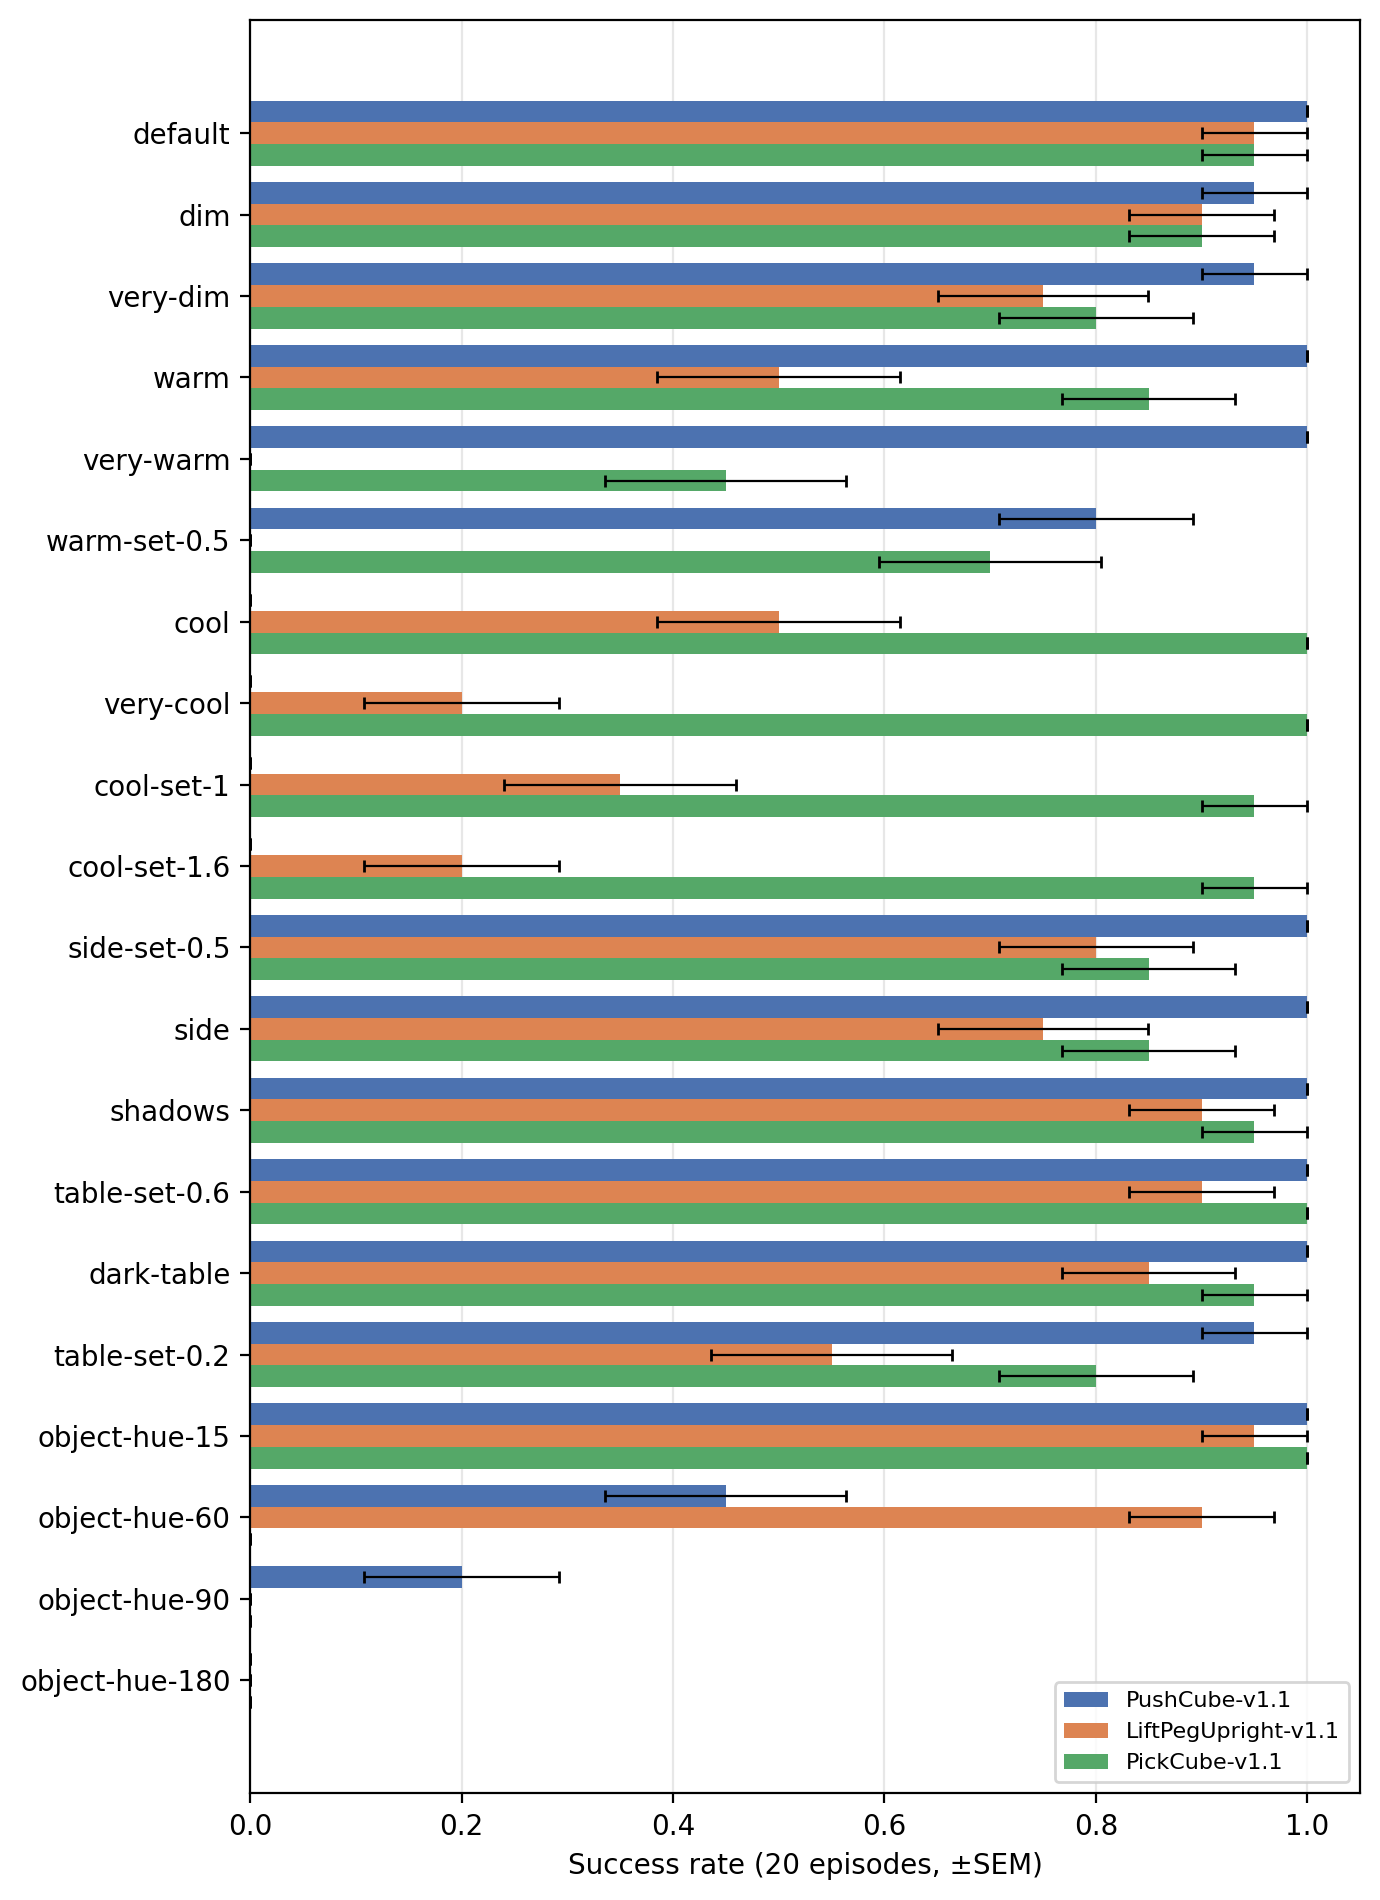

Write the Python code that produced this figure.
"""Screen many lighting presets for ones that degrade the visual PPO experts, as a grid of success
rates (one row per preset, one column per task) plus a grouped bar chart with SEM error bars.

    python expert_preset_screen.py [--presets NAME ...] [--episodes N] [--seed N] [--gpus 0 1] [--workers-per-gpu 2]

Episodes, success metric and per-condition subprocesses are as in `expert_lighting_success.py`;
conditions are spread over `--gpus`, `--workers-per-gpu` at a time on each.
"""

import argparse
import json
import math
import subprocess
import sys
from concurrent.futures import ThreadPoolExecutor
from itertools import cycle
from pathlib import Path
from queue import Queue

import numpy as np

HERE = Path(__file__).resolve().parent

from environment_screenshots import TASKS  # noqa: E402

DEFAULT_PRESETS = (
    "default",
    # exposure
    "dim", "very-dim",
    # colour temperature
    "warm", "very-warm", "warm-set-0.5",
    "cool", "very-cool", "cool-set-1", "cool-set-1.6",
    # key-light direction and shadows
    "side-set-0.5", "side", "shadows",
    # table appearance
    "table-set-0.6", "dark-table", "table-set-0.2",
    # object appearance
    "object-hue-15", "object-hue-60", "object-hue-90", "object-hue-180",
)


def run(task_id, lighting, episodes, seed, device):
    proc = subprocess.run(
        [sys.executable, str(HERE / "expert_lighting_success.py"), "--one", task_id, lighting,
         "--episodes", str(episodes), "--seed", str(seed), "--device", device],
        capture_output=True, text=True,
    )
    lines = [l for l in proc.stdout.splitlines() if l.startswith("RESULT ")]
    if proc.returncode != 0 or not lines:
        sys.stderr.write(proc.stdout[-2000:] + proc.stderr[-4000:])
        raise RuntimeError(f"{task_id} under {lighting} failed (exit {proc.returncode})")
    return json.loads(lines[-1][len("RESULT "):])


def plot(results, presets, episodes, out):
    import matplotlib.pyplot as plt

    fig, ax = plt.subplots(figsize=(7, 0.42 * len(presets) + 1.2))
    height = 0.8 / len(TASKS)
    y = np.arange(len(presets))
    for i, ((title, task_id), color) in enumerate(zip(TASKS, ("#4c72b0", "#dd8452", "#55a868"))):
        outcomes = [np.asarray(results[task_id][p], dtype=float) for p in presets]
        means = [o.mean() for o in outcomes]
        # SEM of a Bernoulli sample: sample std (ddof=1) over sqrt(n)
        sems = [o.std(ddof=1) / math.sqrt(len(o)) for o in outcomes]
        ax.barh(y + (i - 1) * height, means, height, xerr=sems, capsize=2, color=color,
                label=title, error_kw=dict(lw=0.8))
    ax.set_yticks(y, presets)
    ax.invert_yaxis()
    ax.set_xlim(0, 1.05)
    ax.set_xlabel(f"Success rate ({episodes} episodes, ±SEM)")
    ax.grid(axis="x", alpha=0.3)
    ax.set_axisbelow(True)
    ax.legend(loc="lower right", fontsize=8)
    fig.tight_layout()
    for path in (out, out.with_suffix(".pdf")):
        fig.savefig(path, dpi=200, bbox_inches="tight")
        print(f"wrote {path.resolve()}")


def main():
    parser = argparse.ArgumentParser(description=__doc__)
    parser.add_argument("--presets", nargs="+", default=DEFAULT_PRESETS)
    parser.add_argument("--episodes", type=int, default=20, help="episodes per condition, run as parallel envs")
    parser.add_argument("--seed", type=int, default=0, help="reset seed, shared by every condition")
    parser.add_argument("--gpus", type=int, nargs="+", default=[0])
    parser.add_argument("--workers-per-gpu", type=int, default=2)
    parser.add_argument("--out", type=Path, default=HERE / "expert_preset_screen.png")
    args = parser.parse_args()

    devices = Queue()
    for _ in range(args.workers_per_gpu):
        for gpu in args.gpus:
            devices.put(f"cuda:{gpu}")

    def job(task_id, lighting):
        device = devices.get()
        try:
            outcomes = run(task_id, lighting, args.episodes, args.seed, device)
        finally:
            devices.put(device)
        print(f"{task_id:22s} {lighting:22s} {sum(outcomes):2d}/{args.episodes}", flush=True)
        return task_id, lighting, outcomes

    conditions = [(task_id, p) for _, task_id in TASKS for p in args.presets]
    results = {task_id: {} for _, task_id in TASKS}
    with ThreadPoolExecutor(devices.qsize()) as pool:
        for task_id, lighting, outcomes in pool.map(lambda c: job(*c), conditions):
            results[task_id][lighting] = outcomes

    json_path = args.out.with_suffix(".json")
    json_path.write_text(json.dumps(
        dict(episodes=args.episodes, seed=args.seed, presets=list(args.presets), results=results), indent=2
    ))
    print(f"wrote {json_path.resolve()}")

    print(f"\n{'preset':22s}" + "".join(f"{title:>22s}" for title, _ in TASKS))
    for p in args.presets:
        print(f"{p:22s}" + "".join(f"{sum(results[t][p]):>19d}/{args.episodes}" for _, t in TASKS))
    plot(results, list(args.presets), args.episodes, args.out)


if __name__ == "__main__":
    sys.path.insert(0, str(HERE.parents[1] / "tools"))
    main()
